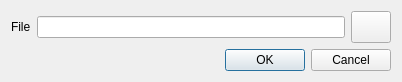
<?xml version="1.0" encoding="UTF-8"?>
<ui version="4.0">
 <class>FileChooser</class>
 <widget class="QDialog" name="FileChooser">
  <property name="geometry">
   <rect>
    <x>0</x>
    <y>0</y>
    <width>402</width>
    <height>82</height>
   </rect>
  </property>
  <layout class="QGridLayout" name="gridLayout">
   <item row="0" column="0">
    <layout class="QHBoxLayout">
     <property name="spacing">
      <number>6</number>
     </property>
     <property name="margin">
      <number>0</number>
     </property>
     <item>
      <widget class="QLabel" name="label">
       <property name="sizePolicy">
        <sizepolicy hsizetype="Minimum" vsizetype="MinimumExpanding">
         <horstretch>0</horstretch>
         <verstretch>0</verstretch>
        </sizepolicy>
       </property>
       <property name="text">
        <string>File</string>
       </property>
       <property name="buddy">
        <cstring>lineEdit</cstring>
       </property>
      </widget>
     </item>
     <item>
      <widget class="QLineEdit" name="lineEdit">
       <property name="sizePolicy">
        <sizepolicy hsizetype="MinimumExpanding" vsizetype="Fixed">
         <horstretch>0</horstretch>
         <verstretch>0</verstretch>
        </sizepolicy>
       </property>
      </widget>
     </item>
     <item>
      <widget class="QPushButton" name="pushButton">
       <property name="sizePolicy">
        <sizepolicy hsizetype="Minimum" vsizetype="MinimumExpanding">
         <horstretch>0</horstretch>
         <verstretch>0</verstretch>
        </sizepolicy>
       </property>
       <property name="text">
        <string/>
       </property>
       <property name="icon">
        <iconset resource="texmaker.qrc">
         <normaloff>:/images/fileopen16.png</normaloff>:/images/fileopen16.png</iconset>
       </property>
       <property name="iconSize">
        <size>
         <width>22</width>
         <height>22</height>
        </size>
       </property>
      </widget>
     </item>
    </layout>
   </item>
   <item row="1" column="0">
    <widget class="QDialogButtonBox" name="buttonBox">
     <property name="standardButtons">
      <set>QDialogButtonBox::Cancel|QDialogButtonBox::Ok</set>
     </property>
    </widget>
   </item>
  </layout>
 </widget>
 <tabstops>
  <tabstop>lineEdit</tabstop>
  <tabstop>pushButton</tabstop>
 </tabstops>
 <resources>
  <include location="texmaker.qrc"/>
 </resources>
 <connections>
  <connection>
   <sender>buttonBox</sender>
   <signal>accepted()</signal>
   <receiver>FileChooser</receiver>
   <slot>accept()</slot>
   <hints>
    <hint type="sourcelabel">
     <x>200</x>
     <y>64</y>
    </hint>
    <hint type="destinationlabel">
     <x>200</x>
     <y>40</y>
    </hint>
   </hints>
  </connection>
  <connection>
   <sender>buttonBox</sender>
   <signal>rejected()</signal>
   <receiver>FileChooser</receiver>
   <slot>reject()</slot>
   <hints>
    <hint type="sourcelabel">
     <x>200</x>
     <y>64</y>
    </hint>
    <hint type="destinationlabel">
     <x>200</x>
     <y>40</y>
    </hint>
   </hints>
  </connection>
 </connections>
</ui>
